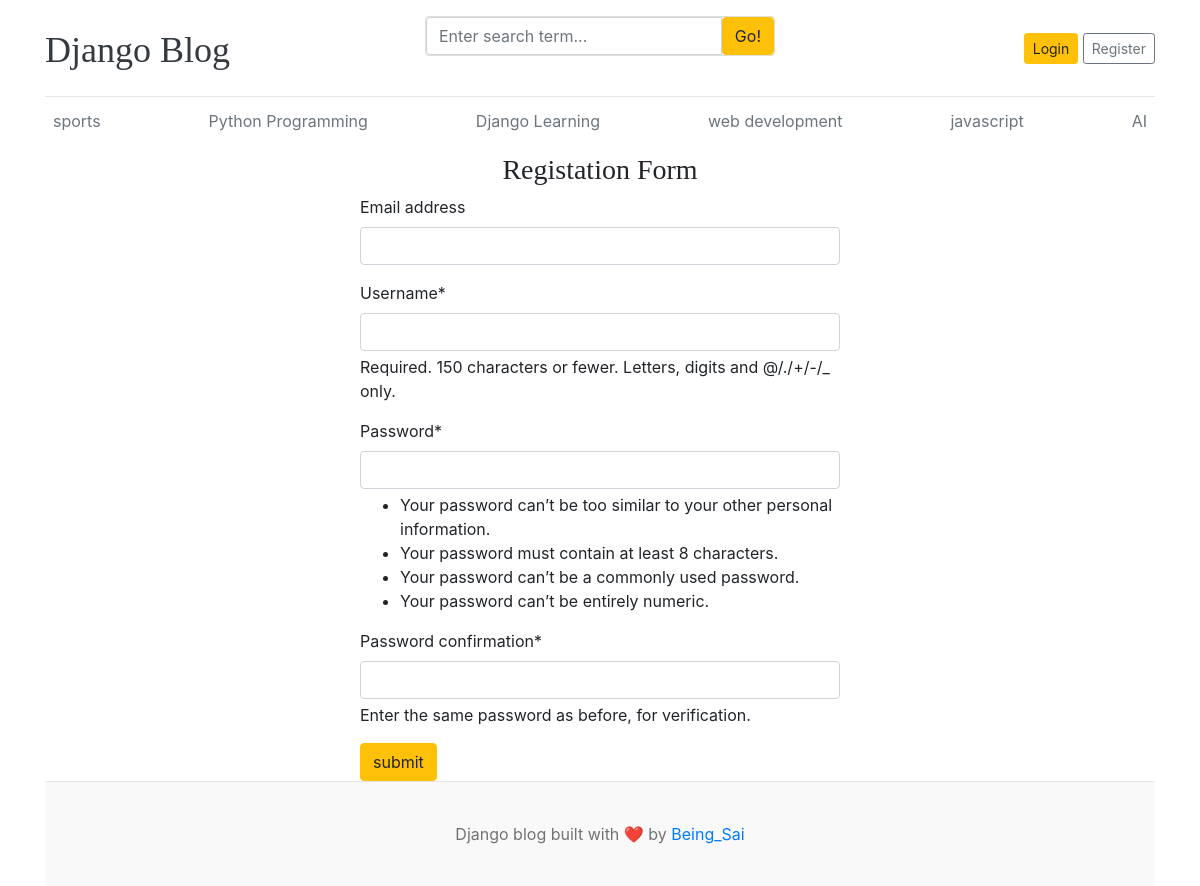
Screenshot of /register/ with the database file from the repository.
### blogs/models.py (models this page shows, shortened)
class Category(models.Model):
    category_name = models.CharField(max_length=50)
    created_at = models.DateTimeField(auto_now_add=True)
    updated_at = models.DateTimeField(auto_now=True)
    class Meta:
        verbose_name_plural = 'categories'

### blog_main/views.py (the view)
# urls.py: path('register/', views.register, name='register'),
def register(request):
     if request.method == 'POST':
          form = RegistrationForm(request.POST)
          if form.is_valid():
               form.save()
               return redirect('register')
          else:
               print(form.errors)
     else:
          form = RegistrationForm()
     context={
          "form":form,
     }
     return render(request,'register.html',context)

### blog_main/forms.py
class RegistrationForm(UserCreationForm):
    class Meta:
        model = User
        fields = ('email','username','password1','password2')

### blogs/context_preprocessors.py (called while the page is built)
def get_categories(request):
    return{
        "categories": Category.objects.all(),
    }

def get_social_links(request):
    return{
        "sociallinks": SocialLinks.objects.all()
    }

### templates/register.html (shortened to what this page needs)
{% extends 'base.html' %}
{% block content %}
{% load crispy_forms_tags %}
<h3 class="text-center">Registation Form</h3>
<form action="{% url 'register' %}" method="POST" style="width: 30rem; margin:auto;">
    {{ form | crispy }}
    <button type="submit" class="btn btn-warning">submit</button>
</form>
{% endblock %}

### templates/base.html (shortened to what this page needs)
{% load static %}
<!DOCTYPE html>
<html lang="en">
<head>
    <link href="https://getbootstrap.com/docs/4.0/dist/css/bootstrap.min.css" rel="stylesheet">
    <link href="{% static 'css/blog.css' %}" rel="stylesheet">
    <link rel="stylesheet" href="https://cdnjs.cloudflare.com/ajax/libs/font-awesome/4.7.0/css/font-awesome.min.css">
  </head>
<body>
    <div class="container">
      <header class="blog-header py-3">
        <div class="row flex-nowrap justify-content-between align-items-center">
          <div class="col-4 pt-1">
            <a class="blog-header-logo text-dark" href="/">Django Blog</a>
          </div>
          <div class="col-4">
            <form action="{% url 'search' %}" method=""GET>
            <div class="card mb-4">
                <div class="input-group">
                    <input name="keyword" value="{{keyword}}" type="text" class="form-control" placeholder="Enter search term..." name="keyword">
                    <button class="btn btn-warning" type="submit">Go!</button>
                </div>
            </div>
            </form>
          </div>
          <div class="col-4 d-flex justify-content-end align-items-center">
            {% if not user.is_authenticated %}
            <a class="btn btn-sm btn-warning" href="{% url 'login' %}">Login</a> &nbsp;
            <a class="btn btn-sm btn-outline-secondary" href="{% url 'register' %}">Register</a>
            {% else %}
            <span><a href="{% url 'dashboard' %}">Dashboard</a> </span>
            &emsp;
            <span><a href="{% url 'logout' %}">Logout</a></span>
            {% endif %}
          </div>
        </div>
      </header>
      <div class="nav-scroller py-1 mb-2">
        <nav class="nav d-flex justify-content-between">
          {% for cat in categories %}
          <a class="p-2 text-muted" href="{% url 'post_by_category' cat.id %}">{{ cat.category_name}}</a>
          {% endfor %}
        </nav>
      </div>
{% block content %}
{% endblock%}
<footer class="blog-footer">
  <p>Django blog built with ❤️ by <a href="#">Being_Sai</a></p>
</footer>
</body>
</html>

### blog_main/static/css/blog.css (style rules this page uses)
.blog-header { border-bottom: 1px solid #e5e5e5; }
.blog-header-logo { font-family: "Playfair Display", Georgia, "Times New Roman", serif; font-size: 2.25rem; }
h1, h2, h3, h4, h5, h6 { font-family: "Playfair Display", Georgia, "Times New Roman", serif; }
.blog-footer { padding: 2.5rem 0; color: #727272; text-align: center; background-color: #f9f9f9; border-top: .05rem solid #e5e5e5; }
.blog-footer p:last-child { margin-bottom: 0; }

### rows the page displays
Category: category_name "sports"
Category: category_name "Python Programming"
Category: category_name "Django Learning"
Category: category_name "web development"
Category: category_name "javascript"
Category: category_name "AI"
